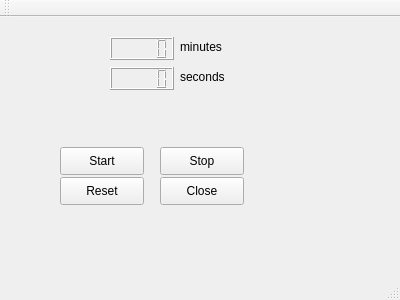
<?xml version="1.0" encoding="UTF-8"?>
<ui version="4.0">
 <class>MainWindow</class>
 <widget class="QMainWindow" name="MainWindow">
  <property name="geometry">
   <rect>
    <x>0</x>
    <y>0</y>
    <width>400</width>
    <height>300</height>
   </rect>
  </property>
  <property name="windowTitle">
   <string>MainWindow</string>
  </property>
  <widget class="QWidget" name="centralWidget">
   <widget class="QLCDNumber" name="lcdNumberMin">
    <property name="geometry">
     <rect>
      <x>110</x>
      <y>20</y>
      <width>64</width>
      <height>23</height>
     </rect>
    </property>
   </widget>
   <widget class="QLCDNumber" name="lcdNumberSec">
    <property name="geometry">
     <rect>
      <x>110</x>
      <y>50</y>
      <width>64</width>
      <height>23</height>
     </rect>
    </property>
   </widget>
   <widget class="QPushButton" name="startButton">
    <property name="geometry">
     <rect>
      <x>60</x>
      <y>130</y>
      <width>84</width>
      <height>28</height>
     </rect>
    </property>
    <property name="text">
     <string>Start</string>
    </property>
   </widget>
   <widget class="QPushButton" name="stopButton">
    <property name="geometry">
     <rect>
      <x>160</x>
      <y>130</y>
      <width>84</width>
      <height>28</height>
     </rect>
    </property>
    <property name="text">
     <string>Stop</string>
    </property>
   </widget>
   <widget class="QPushButton" name="resetButton">
    <property name="geometry">
     <rect>
      <x>60</x>
      <y>160</y>
      <width>84</width>
      <height>28</height>
     </rect>
    </property>
    <property name="text">
     <string>Reset</string>
    </property>
   </widget>
   <widget class="QPushButton" name="closeButton">
    <property name="geometry">
     <rect>
      <x>160</x>
      <y>160</y>
      <width>84</width>
      <height>28</height>
     </rect>
    </property>
    <property name="text">
     <string>Close</string>
    </property>
   </widget>
   <widget class="QLabel" name="label">
    <property name="geometry">
     <rect>
      <x>180</x>
      <y>20</y>
      <width>63</width>
      <height>20</height>
     </rect>
    </property>
    <property name="text">
     <string>minutes</string>
    </property>
   </widget>
   <widget class="QLabel" name="label_2">
    <property name="geometry">
     <rect>
      <x>180</x>
      <y>50</y>
      <width>63</width>
      <height>20</height>
     </rect>
    </property>
    <property name="text">
     <string>seconds</string>
    </property>
   </widget>
  </widget>
  <widget class="QMenuBar" name="menuBar">
   <property name="geometry">
    <rect>
     <x>0</x>
     <y>0</y>
     <width>400</width>
     <height>25</height>
    </rect>
   </property>
  </widget>
  <widget class="QToolBar" name="mainToolBar">
   <attribute name="toolBarArea">
    <enum>TopToolBarArea</enum>
   </attribute>
   <attribute name="toolBarBreak">
    <bool>false</bool>
   </attribute>
  </widget>
  <widget class="QStatusBar" name="statusBar"/>
 </widget>
 <layoutdefault spacing="6" margin="11"/>
 <resources/>
 <connections/>
</ui>
